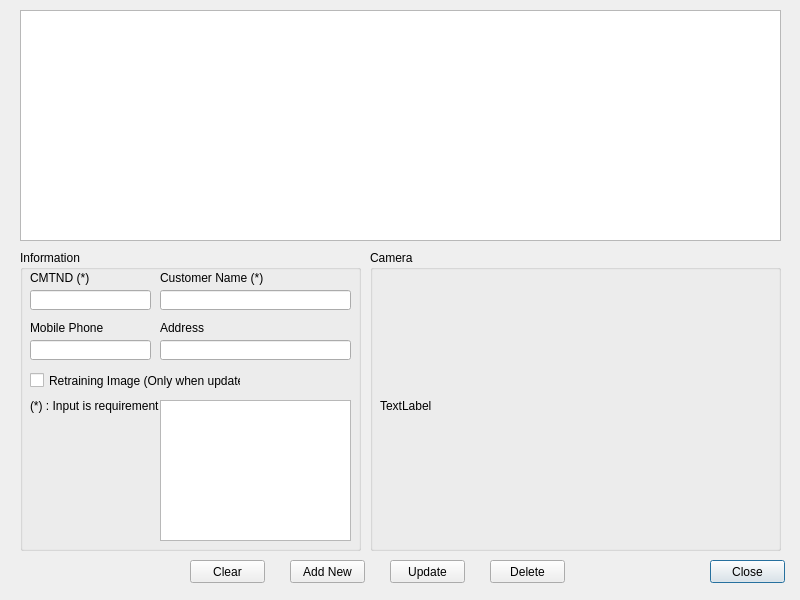
<?xml version="1.0" encoding="UTF-8"?>
<ui version="4.0">
 <class>Dialog_ConfigModel</class>
 <widget class="QDialog" name="Dialog_ConfigModel">
  <property name="geometry">
   <rect>
    <x>0</x>
    <y>0</y>
    <width>800</width>
    <height>600</height>
   </rect>
  </property>
  <property name="windowTitle">
   <string>Config Customer</string>
  </property>
  <widget class="QPushButton" name="pushButton_Close">
   <property name="geometry">
    <rect>
     <x>710</x>
     <y>560</y>
     <width>75</width>
     <height>23</height>
    </rect>
   </property>
   <property name="text">
    <string>Close</string>
   </property>
  </widget>
  <widget class="QGroupBox" name="groupBox">
   <property name="geometry">
    <rect>
     <x>20</x>
     <y>250</y>
     <width>341</width>
     <height>301</height>
    </rect>
   </property>
   <property name="title">
    <string>Information</string>
   </property>
   <widget class="QLabel" name="label_2">
    <property name="geometry">
     <rect>
      <x>140</x>
      <y>20</y>
      <width>131</width>
      <height>16</height>
     </rect>
    </property>
    <property name="text">
     <string>Customer Name (*)</string>
    </property>
   </widget>
   <widget class="QLineEdit" name="lineEdit_CustomerName">
    <property name="geometry">
     <rect>
      <x>140</x>
      <y>40</y>
      <width>191</width>
      <height>20</height>
     </rect>
    </property>
   </widget>
   <widget class="QLabel" name="label_4">
    <property name="geometry">
     <rect>
      <x>10</x>
      <y>70</y>
      <width>81</width>
      <height>16</height>
     </rect>
    </property>
    <property name="text">
     <string>Mobile Phone</string>
    </property>
   </widget>
   <widget class="QLabel" name="label_3">
    <property name="geometry">
     <rect>
      <x>10</x>
      <y>145</y>
      <width>131</width>
      <height>21</height>
     </rect>
    </property>
    <property name="text">
     <string>(*) : Input is requirement</string>
    </property>
   </widget>
   <widget class="QLineEdit" name="lineEdit_CMTND">
    <property name="geometry">
     <rect>
      <x>10</x>
      <y>40</y>
      <width>121</width>
      <height>20</height>
     </rect>
    </property>
    <property name="readOnly">
     <bool>false</bool>
    </property>
   </widget>
   <widget class="QLabel" name="label_5">
    <property name="geometry">
     <rect>
      <x>10</x>
      <y>20</y>
      <width>81</width>
      <height>16</height>
     </rect>
    </property>
    <property name="text">
     <string>CMTND (*)</string>
    </property>
   </widget>
   <widget class="QLineEdit" name="lineEdit_Phone">
    <property name="geometry">
     <rect>
      <x>10</x>
      <y>90</y>
      <width>121</width>
      <height>20</height>
     </rect>
    </property>
   </widget>
   <widget class="QLabel" name="label_7">
    <property name="geometry">
     <rect>
      <x>140</x>
      <y>70</y>
      <width>81</width>
      <height>16</height>
     </rect>
    </property>
    <property name="text">
     <string>Address</string>
    </property>
   </widget>
   <widget class="QLineEdit" name="lineEdit_Address">
    <property name="geometry">
     <rect>
      <x>140</x>
      <y>90</y>
      <width>191</width>
      <height>20</height>
     </rect>
    </property>
   </widget>
   <widget class="QGraphicsView" name="graphicsView_Image">
    <property name="geometry">
     <rect>
      <x>140</x>
      <y>150</y>
      <width>191</width>
      <height>141</height>
     </rect>
    </property>
   </widget>
   <widget class="QCheckBox" name="checkBox_Retraining">
    <property name="geometry">
     <rect>
      <x>10</x>
      <y>120</y>
      <width>211</width>
      <height>21</height>
     </rect>
    </property>
    <property name="text">
     <string>Retraining Image (Only when update)</string>
    </property>
   </widget>
  </widget>
  <widget class="QPushButton" name="pushButton_Insert">
   <property name="geometry">
    <rect>
     <x>290</x>
     <y>560</y>
     <width>75</width>
     <height>23</height>
    </rect>
   </property>
   <property name="text">
    <string>Add New</string>
   </property>
  </widget>
  <widget class="QPushButton" name="pushButton_Delete">
   <property name="geometry">
    <rect>
     <x>490</x>
     <y>560</y>
     <width>75</width>
     <height>23</height>
    </rect>
   </property>
   <property name="text">
    <string>Delete</string>
   </property>
  </widget>
  <widget class="QTableView" name="tableView_customerList">
   <property name="geometry">
    <rect>
     <x>20</x>
     <y>10</y>
     <width>761</width>
     <height>231</height>
    </rect>
   </property>
  </widget>
  <widget class="QPushButton" name="pushButton_Update">
   <property name="geometry">
    <rect>
     <x>390</x>
     <y>560</y>
     <width>75</width>
     <height>23</height>
    </rect>
   </property>
   <property name="text">
    <string>Update</string>
   </property>
  </widget>
  <widget class="QPushButton" name="pushButton_Clear">
   <property name="geometry">
    <rect>
     <x>190</x>
     <y>560</y>
     <width>75</width>
     <height>23</height>
    </rect>
   </property>
   <property name="text">
    <string>Clear</string>
   </property>
  </widget>
  <widget class="QGroupBox" name="groupBox_2">
   <property name="geometry">
    <rect>
     <x>370</x>
     <y>250</y>
     <width>411</width>
     <height>301</height>
    </rect>
   </property>
   <property name="title">
    <string>Camera</string>
   </property>
   <widget class="QLabel" name="label_videoFrame">
    <property name="geometry">
     <rect>
      <x>10</x>
      <y>20</y>
      <width>391</width>
      <height>271</height>
     </rect>
    </property>
    <property name="text">
     <string>TextLabel</string>
    </property>
   </widget>
  </widget>
 </widget>
 <tabstops>
  <tabstop>tableView_customerList</tabstop>
  <tabstop>lineEdit_CMTND</tabstop>
  <tabstop>lineEdit_CustomerName</tabstop>
  <tabstop>lineEdit_Phone</tabstop>
  <tabstop>lineEdit_Address</tabstop>
  <tabstop>pushButton_Clear</tabstop>
  <tabstop>pushButton_Insert</tabstop>
  <tabstop>pushButton_Update</tabstop>
  <tabstop>pushButton_Delete</tabstop>
  <tabstop>pushButton_Close</tabstop>
 </tabstops>
 <resources/>
 <connections>
  <connection>
   <sender>pushButton_Close</sender>
   <signal>clicked()</signal>
   <receiver>Dialog_ConfigModel</receiver>
   <slot>close()</slot>
   <hints>
    <hint type="sourcelabel">
     <x>710</x>
     <y>560</y>
    </hint>
    <hint type="destinationlabel">
     <x>299</x>
     <y>199</y>
    </hint>
   </hints>
  </connection>
 </connections>
</ui>
